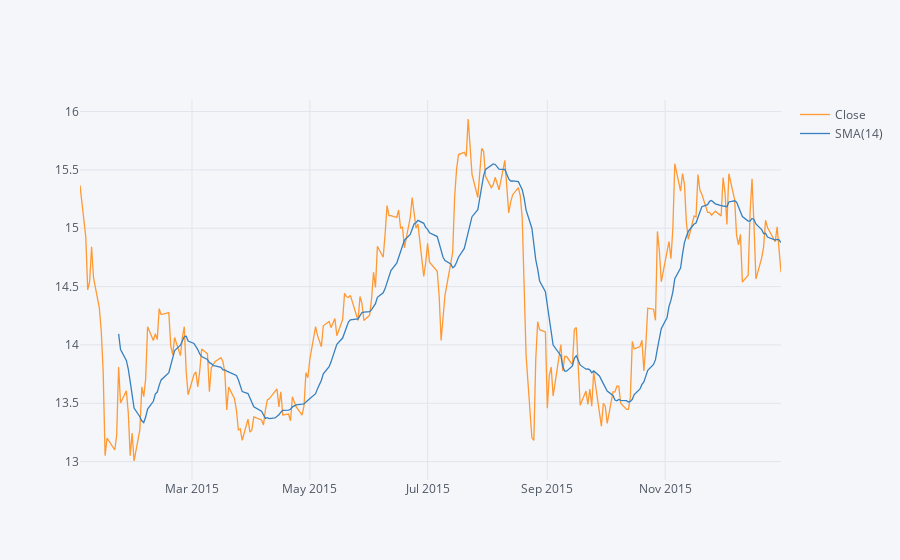

Source (notebook cell):
### Markdown cell above
** Use .ta_plot(study='sma') to create a Simple Moving Averages plot of Morgan Stanley for the year 2015.**

### Code cell
bank_stocks['BAC'].loc['2015-01-01':'2016-01-01']['Close'].ta_plot(study='sma')

### Figure 1 — Plotly figure (JSON) as saved in the notebook; plotly's stock layout.template omitted (floating-point values rounded to 4 significant figures; data arrays with more than 128 entries replaced by an {"elided": "..."} marker saying what was removed)
{"data": [{"line": {"color": "rgba(255, 153, 51, 1.0)", "dash": "solid", "shape": "linear", "width": 1.3}, "mode": "lines", "name": "Close", "text": "", "type": "scatter", "x": {"elided": "252 str values"}, "y": {"elided": "252 float values"}}, {"line": {"color": "rgba(55, 128, 191, 1.0)", "dash": "solid", "shape": "linear", "width": 1.3}, "mode": "lines", "name": "SMA(14)", "text": "", "type": "scatter", "x": {"elided": "252 str values"}, "y": {"elided": "252 mixed values"}}], "layout": {"legend": {"bgcolor": "#F5F6F9", "font": {"color": "#4D5663"}}, "paper_bgcolor": "#F5F6F9", "plot_bgcolor": "#F5F6F9", "title": {"font": {"color": "#4D5663"}}, "xaxis": {"gridcolor": "#E1E5ED", "showgrid": true, "tickfont": {"color": "#4D5663"}, "title": {"font": {"color": "#4D5663"}, "text": ""}, "zerolinecolor": "#E1E5ED"}, "yaxis": {"gridcolor": "#E1E5ED", "showgrid": true, "tickfont": {"color": "#4D5663"}, "title": {"font": {"color": "#4D5663"}, "text": ""}, "zerolinecolor": "#E1E5ED"}}}
